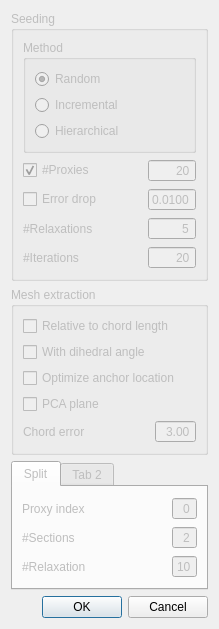
<?xml version="1.0" encoding="UTF-8"?>
<ui version="4.0">
 <class>Surface_mesh_approximation_dialog</class>
 <widget class="QDialog" name="Surface_mesh_approximation_dialog">
  <property name="geometry">
   <rect>
    <x>0</x>
    <y>0</y>
    <width>275</width>
    <height>630</height>
   </rect>
  </property>
  <property name="windowTitle">
   <string>Settings</string>
  </property>
  <layout class="QVBoxLayout" name="verticalLayout">
   <property name="sizeConstraint">
    <enum>QLayout::SetFixedSize</enum>
   </property>
   <item>
    <widget class="QGroupBox" name="seeding">
     <property name="enabled">
      <bool>false</bool>
     </property>
     <property name="title">
      <string>Seeding</string>
     </property>
     <layout class="QVBoxLayout" name="verticalLayout_2">
      <item>
       <widget class="QGroupBox" name="groupBox">
        <property name="title">
         <string>Method</string>
        </property>
        <layout class="QVBoxLayout" name="verticalLayout_3">
         <item>
          <widget class="QRadioButton" name="method_random">
           <property name="text">
            <string>Random</string>
           </property>
           <property name="checked">
            <bool>true</bool>
           </property>
          </widget>
         </item>
         <item>
          <widget class="QRadioButton" name="method_incremental">
           <property name="text">
            <string>Incremental</string>
           </property>
          </widget>
         </item>
         <item>
          <widget class="QRadioButton" name="method_hierarchical">
           <property name="text">
            <string>Hierarchical</string>
           </property>
          </widget>
         </item>
        </layout>
       </widget>
      </item>
      <item>
       <layout class="QGridLayout" name="gridLayout_2">
        <item row="3" column="0">
         <widget class="QLabel" name="label_2">
          <property name="text">
           <string>#Relaxations</string>
          </property>
         </widget>
        </item>
        <item row="3" column="2">
         <widget class="QSpinBox" name="nb_relaxations">
          <property name="alignment">
           <set>Qt::AlignRight|Qt::AlignTrailing|Qt::AlignVCenter</set>
          </property>
          <property name="buttonSymbols">
           <enum>QAbstractSpinBox::NoButtons</enum>
          </property>
          <property name="value">
           <number>5</number>
          </property>
         </widget>
        </item>
        <item row="2" column="0">
         <widget class="QCheckBox" name="cb_error_drop">
          <property name="text">
           <string>Error drop</string>
          </property>
          <property name="autoExclusive">
           <bool>true</bool>
          </property>
         </widget>
        </item>
        <item row="2" column="2">
         <widget class="QDoubleSpinBox" name="error_drop">
          <property name="enabled">
           <bool>false</bool>
          </property>
          <property name="alignment">
           <set>Qt::AlignRight|Qt::AlignTrailing|Qt::AlignVCenter</set>
          </property>
          <property name="buttonSymbols">
           <enum>QAbstractSpinBox::NoButtons</enum>
          </property>
          <property name="decimals">
           <number>4</number>
          </property>
          <property name="minimum">
           <double>0.000100000000000</double>
          </property>
          <property name="maximum">
           <double>1.000000000000000</double>
          </property>
          <property name="singleStep">
           <double>0.010000000000000</double>
          </property>
          <property name="value">
           <double>0.010000000000000</double>
          </property>
         </widget>
        </item>
        <item row="0" column="0">
         <widget class="QCheckBox" name="cb_nb_proxies">
          <property name="text">
           <string>#Proxies</string>
          </property>
          <property name="checked">
           <bool>true</bool>
          </property>
          <property name="autoExclusive">
           <bool>true</bool>
          </property>
         </widget>
        </item>
        <item row="0" column="2">
         <widget class="QSpinBox" name="nb_proxies">
          <property name="alignment">
           <set>Qt::AlignRight|Qt::AlignTrailing|Qt::AlignVCenter</set>
          </property>
          <property name="buttonSymbols">
           <enum>QAbstractSpinBox::NoButtons</enum>
          </property>
          <property name="maximum">
           <number>999</number>
          </property>
          <property name="value">
           <number>20</number>
          </property>
         </widget>
        </item>
        <item row="0" column="1">
         <spacer name="horizontalSpacer_2">
          <property name="orientation">
           <enum>Qt::Horizontal</enum>
          </property>
          <property name="sizeHint" stdset="0">
           <size>
            <width>40</width>
            <height>20</height>
           </size>
          </property>
         </spacer>
        </item>
        <item row="4" column="0">
         <widget class="QLabel" name="label">
          <property name="text">
           <string>#Iterations</string>
          </property>
         </widget>
        </item>
        <item row="4" column="2">
         <widget class="QSpinBox" name="nb_iterations">
          <property name="alignment">
           <set>Qt::AlignRight|Qt::AlignTrailing|Qt::AlignVCenter</set>
          </property>
          <property name="buttonSymbols">
           <enum>QAbstractSpinBox::NoButtons</enum>
          </property>
          <property name="maximum">
           <number>999</number>
          </property>
          <property name="value">
           <number>20</number>
          </property>
         </widget>
        </item>
       </layout>
      </item>
     </layout>
    </widget>
   </item>
   <item>
    <widget class="QGroupBox" name="mesh_extraction">
     <property name="enabled">
      <bool>false</bool>
     </property>
     <property name="title">
      <string>Mesh extraction</string>
     </property>
     <layout class="QVBoxLayout" name="verticalLayout_5">
      <item>
       <widget class="QCheckBox" name="is_relative_to_chord">
        <property name="text">
         <string>Relative to chord length</string>
        </property>
       </widget>
      </item>
      <item>
       <widget class="QCheckBox" name="with_dihedral_angle">
        <property name="text">
         <string>With dihedral angle</string>
        </property>
       </widget>
      </item>
      <item>
       <widget class="QCheckBox" name="if_optimize_anchor_location">
        <property name="text">
         <string>Optimize anchor location</string>
        </property>
       </widget>
      </item>
      <item>
       <widget class="QCheckBox" name="pca_plane">
        <property name="text">
         <string>PCA plane</string>
        </property>
       </widget>
      </item>
      <item>
       <layout class="QGridLayout" name="gridLayout">
        <item row="1" column="1">
         <spacer name="horizontalSpacer">
          <property name="orientation">
           <enum>Qt::Horizontal</enum>
          </property>
          <property name="sizeHint" stdset="0">
           <size>
            <width>40</width>
            <height>20</height>
           </size>
          </property>
         </spacer>
        </item>
        <item row="1" column="2">
         <widget class="QDoubleSpinBox" name="chord_error">
          <property name="alignment">
           <set>Qt::AlignRight|Qt::AlignTrailing|Qt::AlignVCenter</set>
          </property>
          <property name="buttonSymbols">
           <enum>QAbstractSpinBox::NoButtons</enum>
          </property>
          <property name="maximum">
           <double>10.000000000000000</double>
          </property>
          <property name="singleStep">
           <double>0.100000000000000</double>
          </property>
          <property name="value">
           <double>3.000000000000000</double>
          </property>
         </widget>
        </item>
        <item row="1" column="0">
         <widget class="QLabel" name="label_3">
          <property name="text">
           <string>Chord error</string>
          </property>
         </widget>
        </item>
       </layout>
      </item>
     </layout>
    </widget>
   </item>
   <item>
    <widget class="QTabWidget" name="operations">
     <property name="enabled">
      <bool>false</bool>
     </property>
     <property name="currentIndex">
      <number>0</number>
     </property>
     <widget class="QWidget" name="tab_split">
      <attribute name="title">
       <string>Split</string>
      </attribute>
      <layout class="QVBoxLayout" name="verticalLayout_4">
       <item>
        <layout class="QGridLayout" name="gridLayout_4">
         <item row="0" column="2">
          <widget class="QSpinBox" name="split_proxy_idx">
           <property name="alignment">
            <set>Qt::AlignRight|Qt::AlignTrailing|Qt::AlignVCenter</set>
           </property>
           <property name="buttonSymbols">
            <enum>QAbstractSpinBox::NoButtons</enum>
           </property>
          </widget>
         </item>
         <item row="0" column="0">
          <widget class="QLabel" name="label_4">
           <property name="text">
            <string>Proxy index</string>
           </property>
          </widget>
         </item>
         <item row="0" column="1">
          <spacer name="horizontalSpacer_3">
           <property name="orientation">
            <enum>Qt::Horizontal</enum>
           </property>
           <property name="sizeHint" stdset="0">
            <size>
             <width>40</width>
             <height>20</height>
            </size>
           </property>
          </spacer>
         </item>
         <item row="1" column="0">
          <widget class="QLabel" name="label_5">
           <property name="text">
            <string>#Sections</string>
           </property>
          </widget>
         </item>
         <item row="1" column="2">
          <widget class="QSpinBox" name="split_nb_sections">
           <property name="alignment">
            <set>Qt::AlignRight|Qt::AlignTrailing|Qt::AlignVCenter</set>
           </property>
           <property name="buttonSymbols">
            <enum>QAbstractSpinBox::NoButtons</enum>
           </property>
           <property name="minimum">
            <number>2</number>
           </property>
          </widget>
         </item>
         <item row="2" column="0">
          <widget class="QLabel" name="label_6">
           <property name="text">
            <string>#Relaxation</string>
           </property>
          </widget>
         </item>
         <item row="2" column="2">
          <widget class="QSpinBox" name="split_nb_relaxations">
           <property name="alignment">
            <set>Qt::AlignRight|Qt::AlignTrailing|Qt::AlignVCenter</set>
           </property>
           <property name="buttonSymbols">
            <enum>QAbstractSpinBox::NoButtons</enum>
           </property>
           <property name="minimum">
            <number>0</number>
           </property>
           <property name="value">
            <number>10</number>
           </property>
          </widget>
         </item>
        </layout>
       </item>
      </layout>
     </widget>
     <widget class="QWidget" name="tab_2">
      <attribute name="title">
       <string>Tab 2</string>
      </attribute>
     </widget>
    </widget>
   </item>
   <item>
    <widget class="QDialogButtonBox" name="buttonBox">
     <property name="orientation">
      <enum>Qt::Horizontal</enum>
     </property>
     <property name="standardButtons">
      <set>QDialogButtonBox::Cancel|QDialogButtonBox::Ok</set>
     </property>
    </widget>
   </item>
  </layout>
 </widget>
 <resources/>
 <connections>
  <connection>
   <sender>buttonBox</sender>
   <signal>accepted()</signal>
   <receiver>Surface_mesh_approximation_dialog</receiver>
   <slot>accept()</slot>
   <hints>
    <hint type="sourcelabel">
     <x>254</x>
     <y>293</y>
    </hint>
    <hint type="destinationlabel">
     <x>157</x>
     <y>274</y>
    </hint>
   </hints>
  </connection>
  <connection>
   <sender>buttonBox</sender>
   <signal>rejected()</signal>
   <receiver>Surface_mesh_approximation_dialog</receiver>
   <slot>reject()</slot>
   <hints>
    <hint type="sourcelabel">
     <x>254</x>
     <y>293</y>
    </hint>
    <hint type="destinationlabel">
     <x>265</x>
     <y>274</y>
    </hint>
   </hints>
  </connection>
  <connection>
   <sender>cb_nb_proxies</sender>
   <signal>toggled(bool)</signal>
   <receiver>nb_proxies</receiver>
   <slot>setEnabled(bool)</slot>
   <hints>
    <hint type="sourcelabel">
     <x>50</x>
     <y>134</y>
    </hint>
    <hint type="destinationlabel">
     <x>184</x>
     <y>139</y>
    </hint>
   </hints>
  </connection>
  <connection>
   <sender>cb_error_drop</sender>
   <signal>toggled(bool)</signal>
   <receiver>error_drop</receiver>
   <slot>setEnabled(bool)</slot>
   <hints>
    <hint type="sourcelabel">
     <x>83</x>
     <y>172</y>
    </hint>
    <hint type="destinationlabel">
     <x>179</x>
     <y>165</y>
    </hint>
   </hints>
  </connection>
 </connections>
</ui>
